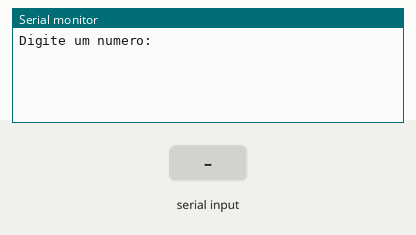
Simulated run of this sketch. Board: Arduino Uno, built with avr-gcc and run on an emulated ATmega328P. Parts: the last lines printed to the serial monitor. The inputs (shaded band) are chosen by the test bench.

Above: at 1.2 s.
1.3 s: "90,45\n" received over Serial
At 2.5 s:
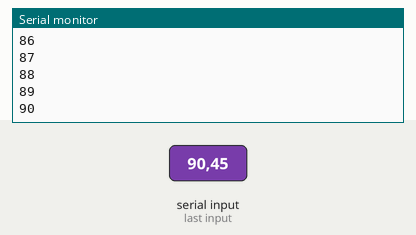
2.8 s: "200\n" received over Serial
At 4.2 s:
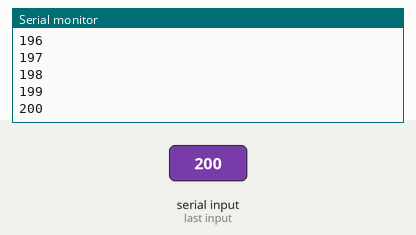
Timing chart, 0 to 5.8 s (numbered marks = the images above; inputs shaded):
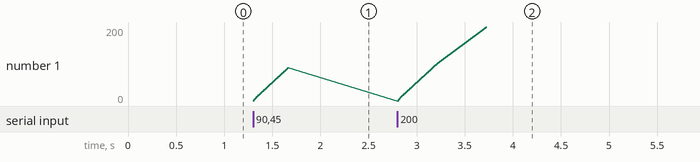

Measured:
- after the input at 1.3 s, the serial monitor: prints a new line at once (image 1)

The sketch:

for_21.ino
```cpp
// C++ code
//
void setup() {
  Serial.begin(9600);
  Serial.println("Digite um numero:");
}

void loop() {
  if(Serial.available()) {
    int N = Serial.parseInt();
    if(N >= 0) {
      for(int i = 0; i <= N; i++) {
        Serial.println(i);
      }
    }
    while(Serial.available()) Serial.read();
  }
}
```
